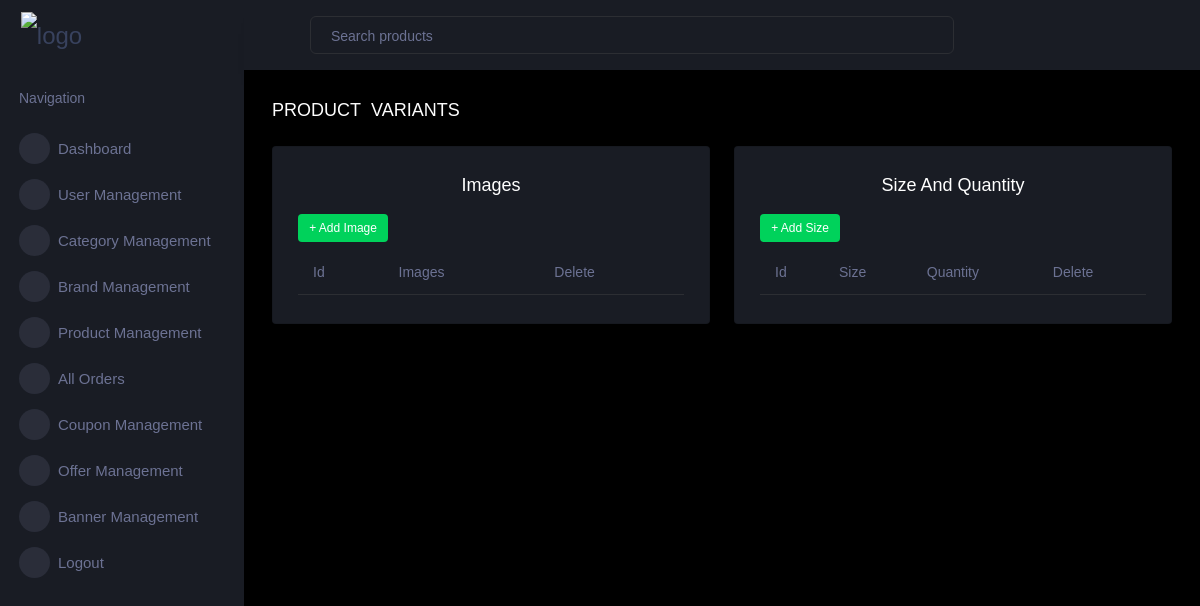
/admin_dash/show_variants/40/ (signed in), run on an earlier commit of the app's database.
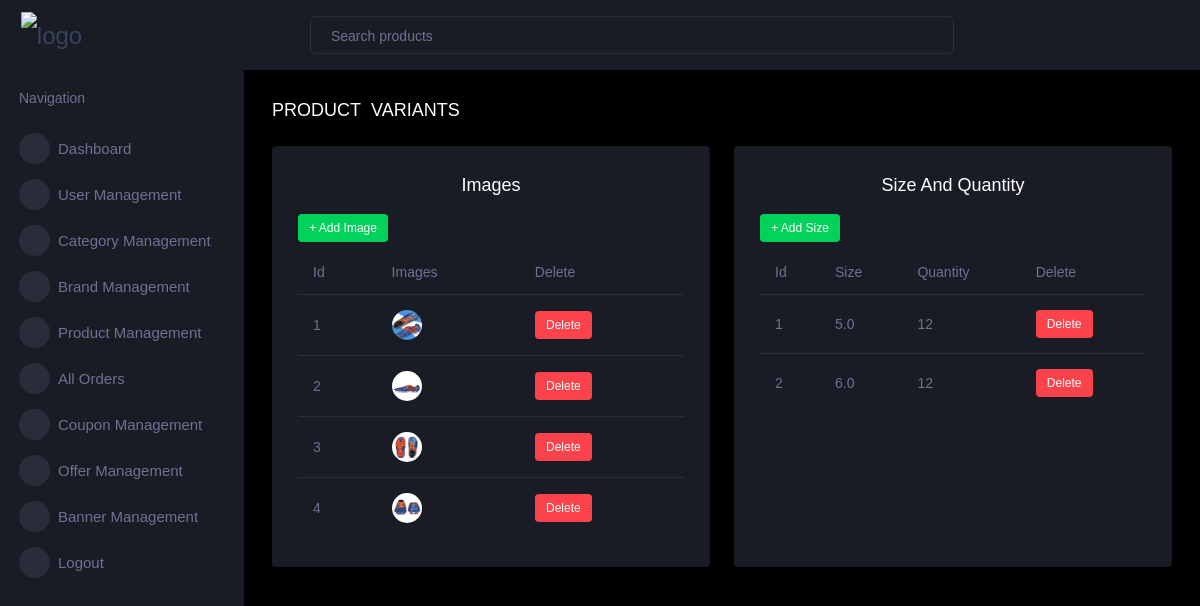
And on a later commit of the database.
### admin_dash/models.py (models this page shows)
class Images(models.Model) :
    image = models.ImageField(upload_to='product_images/img')
    product = models.ForeignKey(Product, on_delete=models.CASCADE)
    class Meta:
        verbose_name = 'photo'
        verbose_name_plural = 'photos'

class Variants(models.Model) :
    size = models.FloatField(blank=True, null=True)
    quantity = models.IntegerField(default=0)
    product = models.ForeignKey(Product, on_delete=models.CASCADE)

### admin_dash/views.py (the view)
# urls.py: path('show_variants/<int:product_id>/',views.show_variants, name='show_variants'),
@login_required(login_url='admin_log_in')
def show_variants(request, product_id):
    products = Product.objects.filter(id=product_id)
    product_id= product_id
    image = Images.objects.filter(product=product_id)
    variants = Variants.objects.filter(product=product_id)
    return render(request, 'admin_dash/variants_product.html', {'products': products,'product_id':product_id,'image':image,'variants':variants})

### cart/context_processors.py (called while the page is built)
def cart_count(request):
    cart_item_count = 0
    if request.user.is_authenticated:
        cart_item_count = Cart.objects.filter(user=request.user).count()
    return {'cart_item_count': cart_item_count}

def wishlist_count(request) :
    wishlist_item_count = 0
    if request.user.is_authenticated :
        wishlist_item_count = Wishlist.objects.filter(user=request.user).count()
    return {'wishlist_item_count': wishlist_item_count}

### templates/admin_dash/variants_product.html (shortened to what this page needs)
{% extends "admin_dash/dash.html" %}
{%load static %}
{% block content %}
<div class="main-panel">
    <div class="content-wrapper">
      <div class="page-header">
     <h3 class="page-title "> PRODUCT&nbsp VARIANTS </h3>
    </div>
      <div class="row">
        <div class="col-lg-6 grid-margin stretch-card">
          <div class="card">
            <div class="card-body">
              <h4 class="card-title text-center">Images</h4>
              <label class="badge badge-success"><a style="color : white;" href="{% url 'add_image_product' product_id%}">+ Add Image
              </a></label>
              <div class="table-responsive">
                <table class="table">
                  <thead>
                    <tr>
                      <th>Id</th>
                      <th>Images</th>
                      <th>Delete</th>
                    </tr>
                  </thead>
                  <tbody>
                    {% for img in image%}
                    <tr>
                      <td>{{forloop.counter}}</td>
                      <td><img src="{{img.image.url}}" alt="Product Image">  </td>
                      <td><label class="badge badge-danger"><a style="color : white;" href="{% url 'delete_product_image' img.id %}"> Delete </a></label></td>
                  </tr>
                    {% endfor %}
                  </tbody>
                </table>
              </div>
            </div>
          </div>
        </div>
        <div class="col-lg-6 grid-margin stretch-card">
          <div class="card">
            <div class="card-body">
              <h4 class="card-title text-center">Size and Quantity</h4>
              <label class="badge badge-success"><a style="color : white;" href="{% url 'add_size_and_quantity' product_id%}">+ Add Size
              </a></label>
              <div class="table-responsive">
                <table class="table">
                  <thead>
                    <tr>
                      <th>Id</th>
                      <th>Size</th>
                      <th>Quantity</th>
                      <th>Delete</th>
                    </tr>
                  </thead>
                  <tbody>
                    {% for variant in variants%}
                    <tr>
                      <td>{{forloop.counter}}</td>
                      <td>{{variant.size}}</td>
                      <td>{{variant.quantity}} </td>
                      <td><label class="badge badge-danger"><a style="color : white;" href="{% url 'delete_product_size' variant.id %}"> Delete </a></label></td>
                 </tr>
                    {% endfor %}
                  </tbody>
                </table>
              </div>
            </div>
          </div>
        </div>
      </div>
     </div>
  </div>
  </div>
{% endblock content %}

What changed in the data, as far as the page shows it:
added Images: image (picture)
added Images: image (picture)
added Images: image (picture)
added Images: image (picture)
added Variants: size "5.0", quantity "12"
added Variants: size "6.0", quantity "12"
